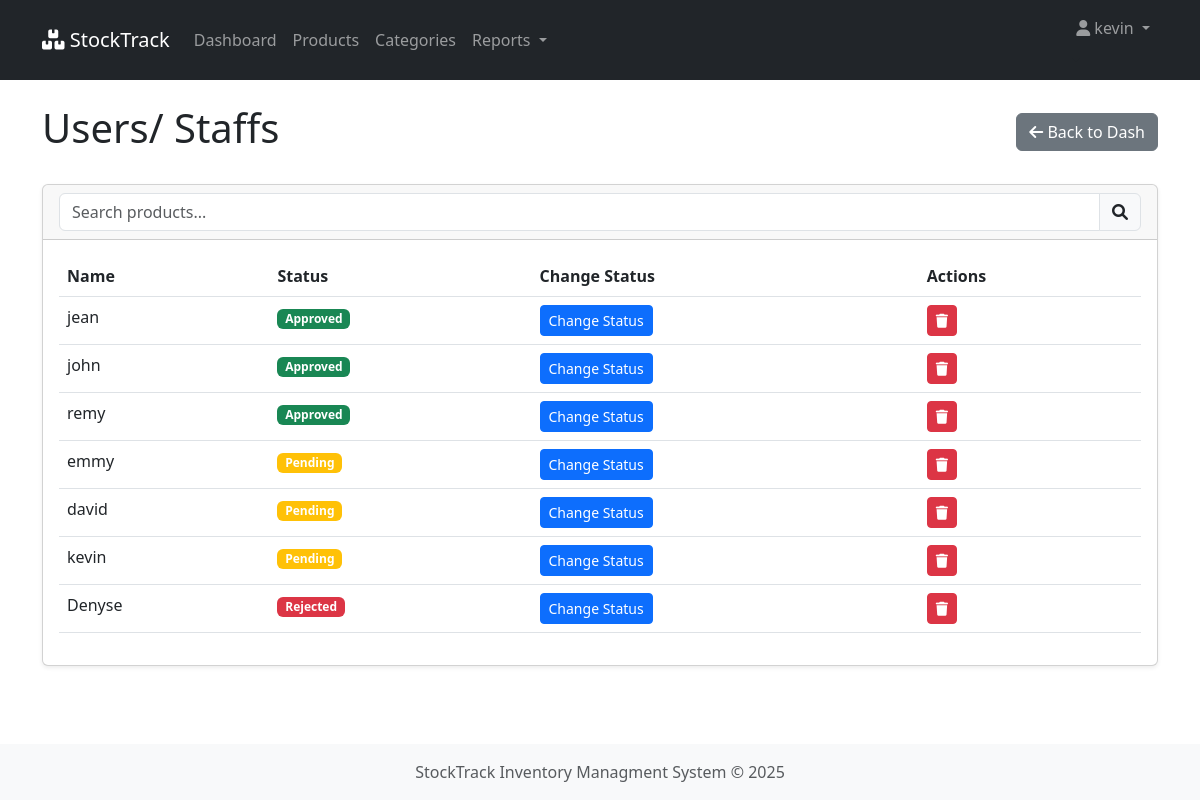
/manager (signed in), run on an earlier commit of the app's database.
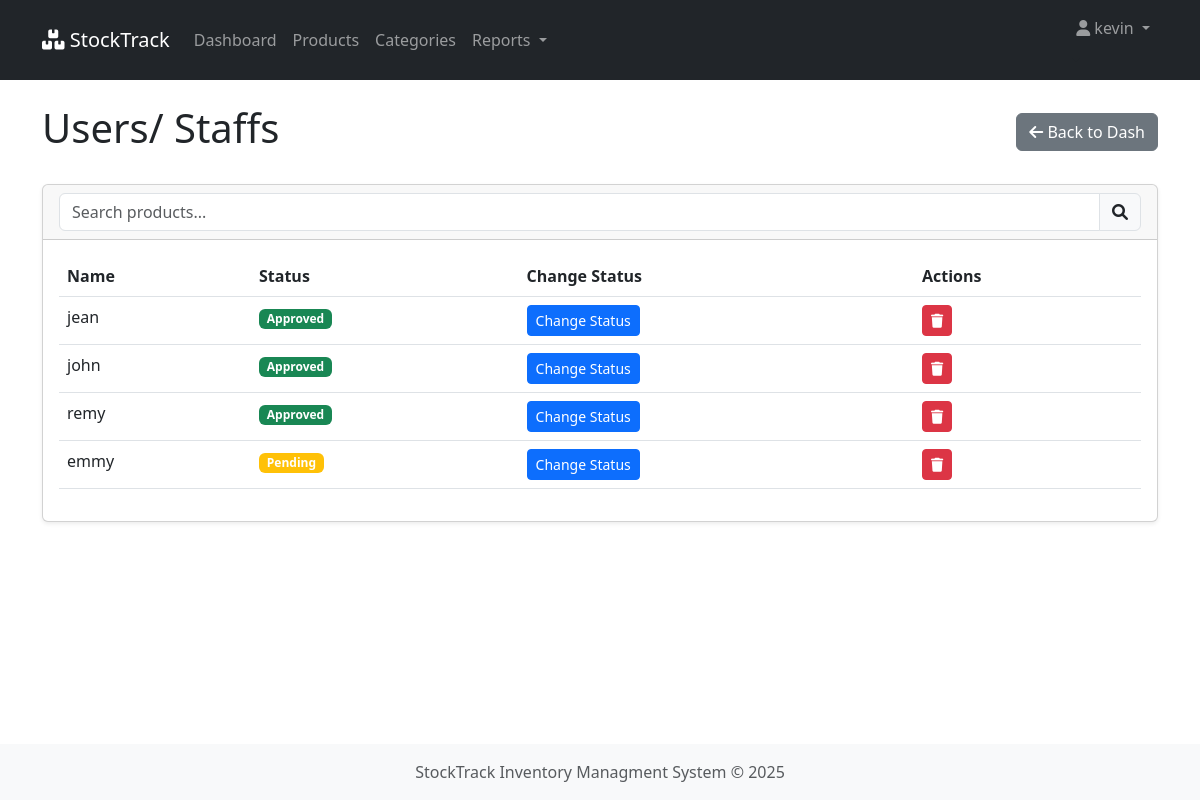
And on a later commit of the database.
### inventory/models.py (models this page shows, shortened)
class UserProfile(models.Model):
    ROLE_CHOICES = (
        ('manager', 'Manager'),
        ('staff', 'Staff'),
    )
    STATUS_CHOICES = (
        ('pending', 'Pending'),
        ('approved', 'Approved'),
        ('rejected', 'Rejected'),
    )
    user = models.ForeignKey(User, on_delete=models.CASCADE, related_name='profile')
    role = models.CharField(max_length=20, choices=ROLE_CHOICES)
    status = models.CharField(max_length=20, choices=STATUS_CHOICES, default='pending')
    manager = models.ForeignKey(
        'self',
        on_delete=models.CASCADE,
        null=True,
        blank=True,
        limit_choices_to={'role': 'manager'}
    )
    created_at = models.DateTimeField(auto_now_add=True)
    approved_at = models.DateTimeField(null=True, blank=True)
    @property
    def is_manager(self):
        return self.role == 'manager'

### inventory/views.py (the view)
# urls.py: path('manager', views.admin_page, name='admin_page'),
@never_cache
@csrf_protect
@login_required
def admin_page(request):
    staff_users = UserProfile.objects.filter(role='staff')
    user_profile = request.user.profile.first()
    context = {
        'user_profile': user_profile,
        'staff_users' :staff_users,
    }
    return render(request, 'inventory/admin_page.html', context)

### inventory/templates/inventory/admin_page.html (shortened to what this page needs)
{% extends 'inventory/base.html' %}
{% load static %}
{% block content %}
<div class="d-flex justify-content-between align-items-center mb-4">
    <h1>Users/ Staffs</h1>
    <a href="{% url 'dashboard' %}" class="btn btn-secondary">
            <i class="fas fa-arrow-left"></i> Back to Dash
    </a>
</div>
<div class="card">
    <div class="card-header">
        <div class="input-group">
            <input type="text" id="usersSearch" class="form-control" placeholder="Search products...">
            <span class="input-group-text"><i class="fas fa-search"></i></span>
        </div>
    </div>
    <div class="card-body">
        <div class="table-responsive">
            <table class="table table-hover" id="usersTable">
                <thead>
                    <tr>
                        <th>Name</th>
                        <th>Status</th>
                        <th>Change Status</th>
                        <th>Actions</th>
                    </tr>
                </thead>
                <tbody>
                    {% for staff in staff_users %}
                    <tr>
                        <td>{{ staff.user.username }}</td>
                        <td>
                            {% if staff.status == 'rejected'%}
                                <span class="badge bg-danger">{{ staff.get_status_display }}</span>
                            {% elif staff.status == 'approved' %}
                                <span class="badge bg-success">{{ staff.get_status_display }}</span>
                            {% else %}
                                <span class="badge bg-warning">{{ staff.get_status_display }}</span>
                            {% endif %}
                        </td>
                        <td>
                            <button class="btn btn-sm btn-primary"
                                data-bs-toggle="modal"
                                data-bs-target="#statusModal"
                                data-staff-id="{{ staff.id }}"
                                data-username="{{ staff.user.username }}"
                                data-current-status="{{ staff.status }}">
                            Change Status
                        </button>
                        </td>
                        <td>
                            <a href="{% url 'delete_user' staff.id %}" class="btn btn-sm btn-danger">
                                <i class="fas fa-trash"></i>
                            </a>
                        </td>
                    </tr>
                    {% empty %}
                    <tr>
                        <td colspan="6" class="text-center">No User found</td>
                    </tr>
                    {% endfor %}
                </tbody>
            </table>
        </div>
    </div>
</div>
{% endblock %}

What changed in the data, as far as the page shows it:
removed UserProfile: user.username "david", status "Pending"
removed UserProfile: user.username "kevin", status "Pending"
removed UserProfile: user.username "Denyse", status "Rejected"
